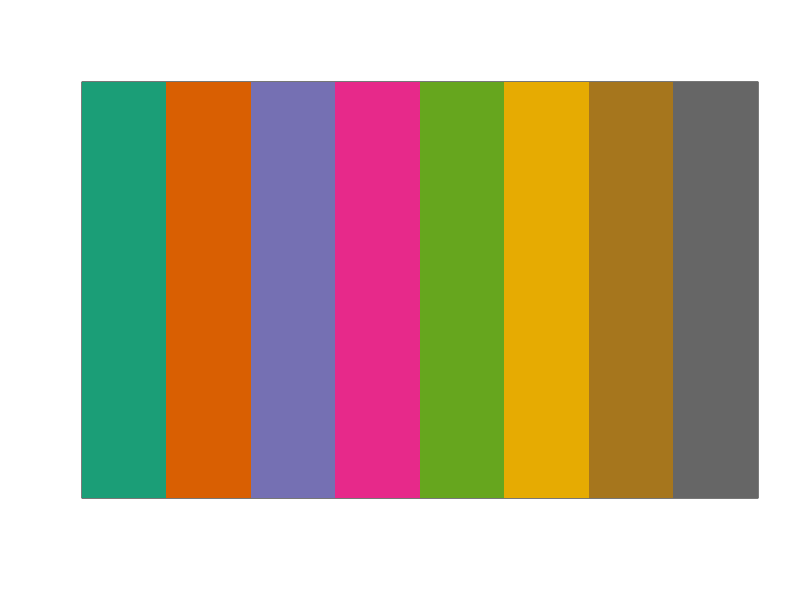

Generate this figure with R:
library(RColorBrewer)


## Make the plot
mycolors <- brewer.pal(8, "Dark2")

color.bar <- function(mycolors){
  n.color <- length(mycolors)
  #par(mar = mar) #adjust width and height with par 
  bar<-image(
    x = 1:n.color,
    y = 1,
    z = as.matrix(1:n.color),
    col = mycolors,
    xaxt = "n",
    yaxt = "n",
    xlab = "",
    ylab = ""#,
    #breaks = breaks,
    #nlevel = length(mypal),
    #axis.args = axis.args
  )
  return(bar)
}

png("/Users/abbyspangler/Desktop/test_bar.png")
color.bar(mycolors = mycolors)
dev.off()
